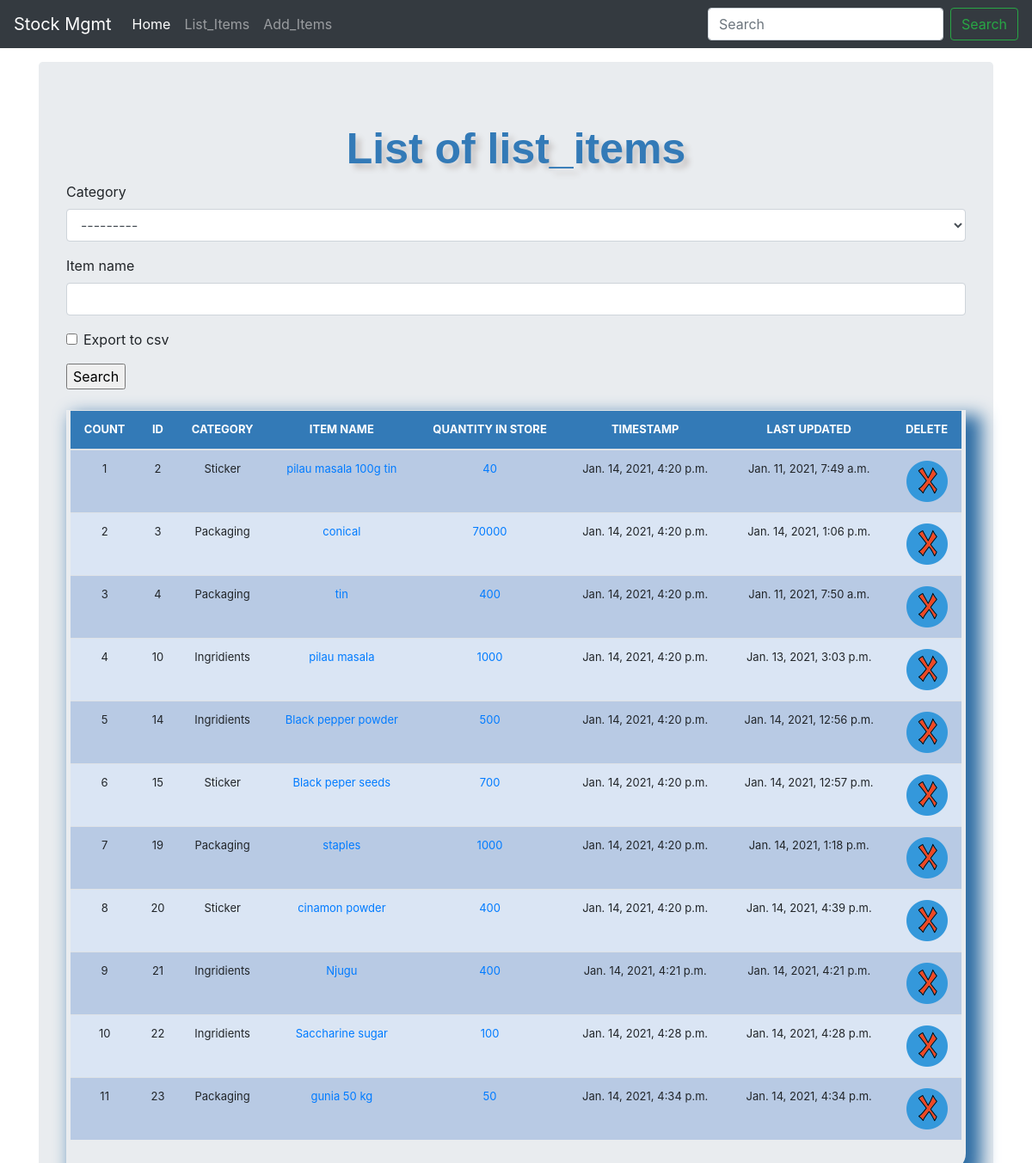
/list_items/, run on an earlier commit of the app's database.
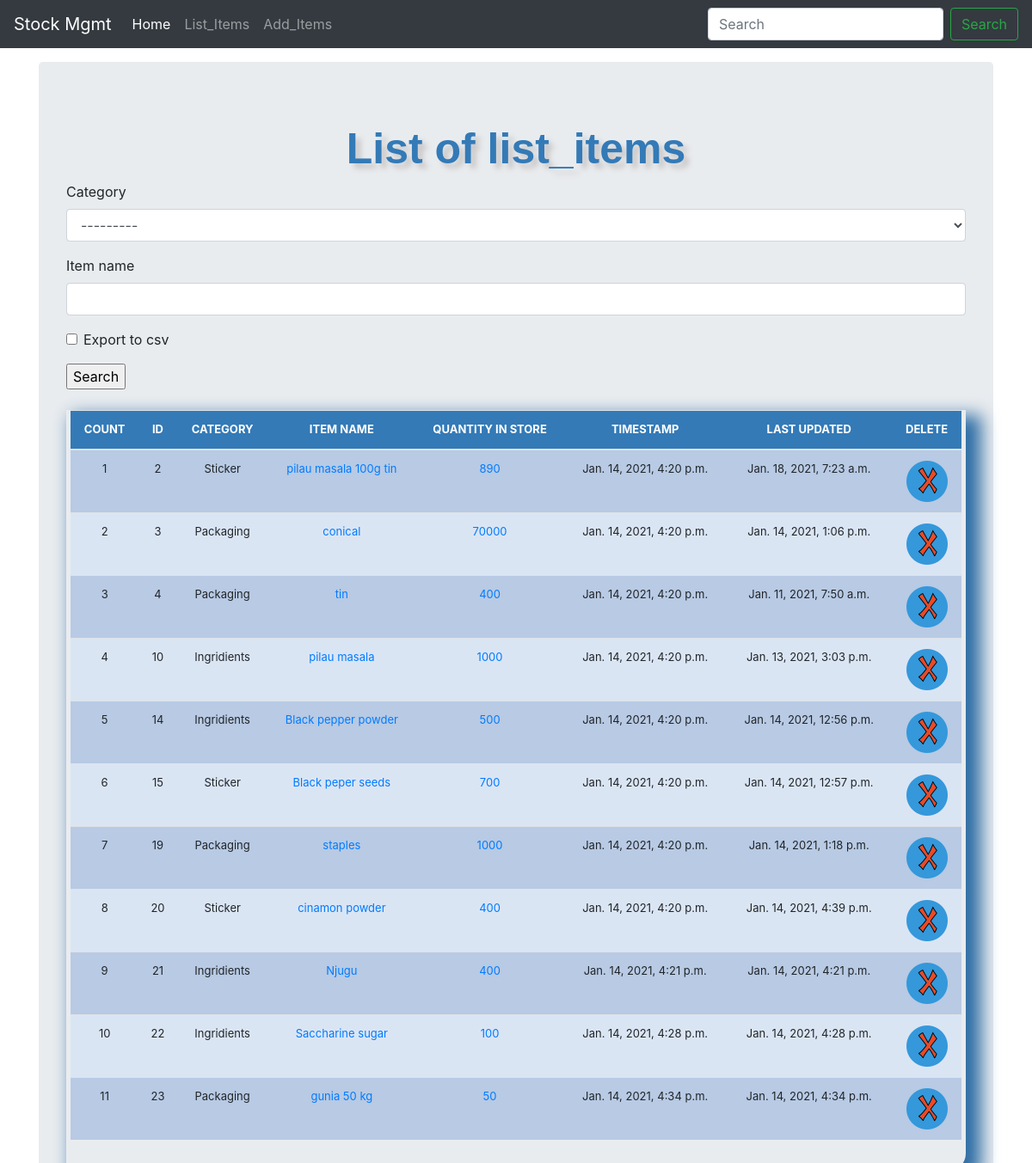
And on a later commit of the database.
### stockmgmt/models.py (models this page shows, shortened)
class Stock(models.Model):
	category = models.ForeignKey(Category, on_delete=models.CASCADE, blank=True)
	item_name = models.CharField(max_length=50, blank=True, null=True)
	quantity = models.IntegerField(default='0', blank=False, null=True)
	receive_quantity = models.IntegerField(default='0', blank=True, null=True)
	receive_by = models.CharField(max_length=50, blank=True, null=True)
	issue_quantity = models.IntegerField(default='0', blank=True, null=True)
	issue_by = models.CharField(max_length=50, blank=True, null=True)
	issue_to = models.CharField(max_length=50, blank=True, null=True)
	phone_number = models.CharField(max_length=50, blank=True, null=True)
	created_by = models.CharField(max_length=50, blank=True, null=True)
	reorder_level = models.IntegerField(default='0', blank=True, null=True)
	last_updated = models.DateTimeField(auto_now_add=False, auto_now=True)
	timestamp = models.DateTimeField(auto_now_add=True, auto_now=False)
	date = models.DateTimeField(auto_now_add=False, auto_now=False)

class Category(models.Model):
	name = models.CharField(max_length=50, blank=True, null=True)
	def __str__(self):
		return self.name

### stockmgmt/views.py (the view, shortened to what this page needs)
# urls.py: path('list_items/', views.list_items, name='list_items'),
def list_items(request):
	header = 'List of list_items'
	form = StockSearchForm(request.POST or None)
	queryset = Stock.objects.all()
	context = {
		"header": header,
		"queryset": queryset,
		"form": form,
	}
	return render(request, "list_items.html",context)

### stockmgmt/forms.py
class StockSearchForm(forms.ModelForm):
	export_to_CSV = forms.BooleanField(required=False)
	class Meta:
		model = Stock
		fields = ['category', 'item_name']

### stockmgmt/templates/list_items.html
{% extends 'base.html' %}
{% load static %}
{% block content %}
{% load crispy_forms_tags %}
<form method='POST' action=''>{% csrf_token %}
      {{form|crispy}}
      <input type="submit" value='Search'/>
</form>
<br>
<body>
  <div class="display_table">
    <table class='table'>
        <thead>
          <tr>
            <th>COUNT</th>
            <th>ID</th>
            <th>CATEGORY</th>
            <th>ITEM NAME</th>
            <th>QUANTITY IN STORE</th>
            <th>TIMESTAMP</th>
            <th>LAST UPDATED</th>
            <th>DELETE</th>
          </tr>
        </thead>
      {% for instance in queryset %}
          <tr>
            <td>{{forloop.counter}}</td>
            <td>{{instance.id}}</td>
            <td>{{instance.category}}</td>
            <td><a href="{% url 'update_items' instance.id %}">{{instance.item_name}}</a></td>
            <td><a href="{% url 'stock_detail' instance.id %}">{{instance.quantity}}</a></td>
            <td>{{instance.timestamp}}</td>
            <td>{{instance.last_updated}}</td>
            <td><a href="{% url 'delete_items' instance.id %}"><img src="{% static 'img/delete.png' %}"></a></td>
          </tr>
      {% endfor %}
    </table>
  </div>
</body>
{% endblock %}

### stockmgmt/templates/base.html (shortened to what this page needs)
{% load static %}
<!doctype html>
<html lang="en">
  <head>
<link href="{% static 'css/stylesheet.css' %}" rel="stylesheet">
<link rel="stylesheet" href="https://stackpath.bootstrapcdn.com/bootstrap/4.4.1/css/bootstrap.min.css">
    <link href="{% static 'css/navbar-top-fixed.css' %}" rel="stylesheet">
  </head>
  <body>
    <nav class="navbar navbar-expand-md navbar-dark fixed-top bg-dark">
  <a class="navbar-brand" href="{% url 'home' %}">Stock Mgmt</a>
  <div class="collapse navbar-collapse" id="navbarCollapse">
    <ul class="navbar-nav mr-auto">
      <li class="nav-item active">
        <a class="nav-link" href="{% url 'home' %}">Home <span class="sr-only">(current)</span></a>
      </li>
      <li class="nav-item">
        <a class="nav-link" href="{% url 'list_items' %}">List_Items</a>
      </li>
      <li class="nav-item">
        <a class="nav-link" href="{% url 'add_items' %}" tabindex="-1" aria-disabled="true">Add_Items</a>
      </li>
    </ul>
    <form class="form-inline mt-2 mt-md-0">
      <input class="form-control mr-sm-2" type="text" placeholder="Search" aria-label="Search">
      <button class="btn btn-outline-success my-2 my-sm-0" type="submit">Search</button>
    </form>
  </div>
</nav>
<main role="main" class="container">
  <div class="jumbotron">
    <div class="header">{{header}}</div>
    {% block content %}{% endblock %}
</div>
</main>
</body>
</html>

### stockmgmt/static/css/stylesheet.css (style rules this page uses)
body { background-color: #34eb6b; }
.table { font-size: 13px; text-align: center; width: 95%; margin: auto; }
.table tr:nth-child(odd) { background: #B8CAE4 }
.table tr:nth-child(even) { background: #dae5f4 }
th { background-color: #337ab7; color: white; }
.display_table { border-bottom-right-radius: 20px; padding-left: 5px; padding-right: 5px; padding-bottom: 20px; box-shadow: 12px 12px 20px 6px #2e6da4; }
.header { font-family: helvetica; color: #337ab7; font-size: 50px; text-align: center; width: 100%; text-shadow: 6px 6px 6px #c9c6c6; display: block; font-weight: bolder; }

### stockmgmt/static/css/navbar-top-fixed.css (style rules this page uses)
body { min-height: 75rem; padding-top: 4.5rem; }

What changed in the data, as far as the page shows it:
changed Stock "pilau masala 100g tin": quantity "40" → "890"; last_updated "Jan. 11, 2021, 7:49 a.m." → "Jan. 18, 2021, 7:23 a.m."
